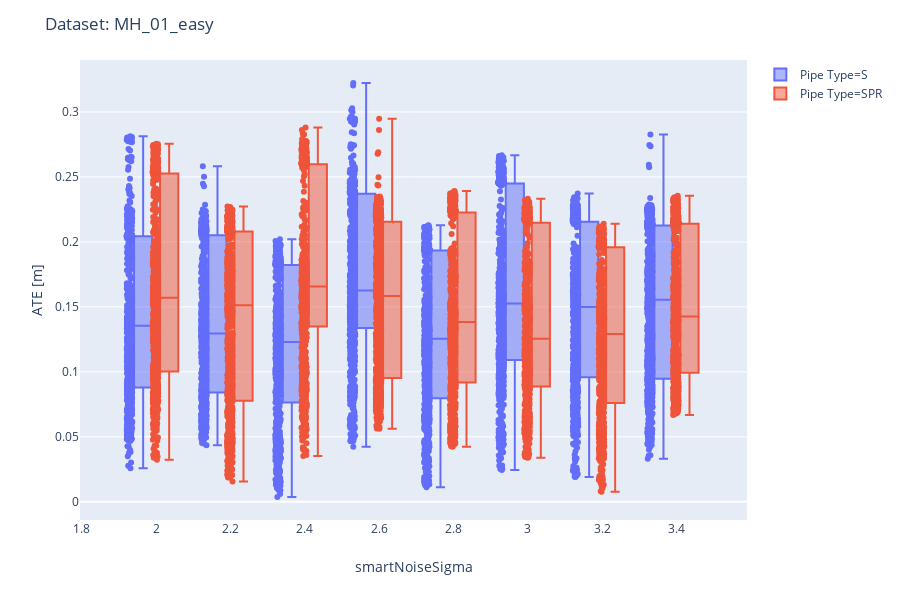
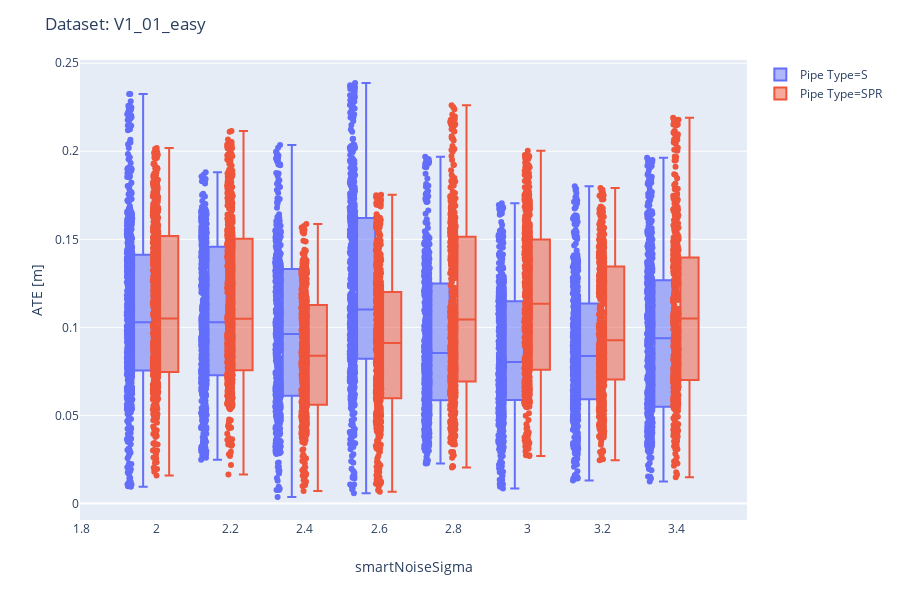

Notebook source saved alongside these figures, in order:
### Code cell
def boxplot(param_name, dataset_name, tidy):
    tidy.set_index(['Param Value', 'Pipe Type'], inplace = True)
    tidy_2 = tidy['ATE errors'].apply(lambda x: pd.Series(x)).stack().reset_index(level=2, drop=True).to_frame('ATE errors')
    tidy_2.reset_index(level=['Pipe Type', 'Param Value'], drop=False, inplace=True)
    tidy_2.rename(columns={'Param Value': param_name}, inplace=True)
    fig = px.box(tidy_2, x=param_name, y="ATE errors", points="all", color="Pipe Type")

    fig.update_layout(
    title=go.layout.Title(
        text="Dataset: " + dataset_name
    ),
    xaxis=go.layout.XAxis(
        title=go.layout.xaxis.Title(
            text=param_name
        )
    ),
    yaxis=go.layout.YAxis(
        title=go.layout.yaxis.Title(
            text="ATE [m]"
            )
        )
    )
    
    fig.show()
#result = [(x,y) for x in df.index.levels[0] for y in df.index.levels[1]]
result = [boxplot(x, y, df.loc[x].loc[y]) for x in df.index.levels[0] for y in df.index.levels[1]]

### Figure 1 — Plotly figure (JSON) as saved in the notebook; plotly's stock layout.template omitted (floating-point values rounded to 4 significant figures; data arrays with more than 128 entries replaced by an {"elided": "..."} marker saying what was removed)
{"data": [{"alignmentgroup": "True", "boxpoints": "all", "hoverlabel": {"namelength": 0}, "hovertemplate": "Pipe Type=S<br>smartNoiseSigma=%{x}<br>ATE errors=%{y}", "legendgroup": "Pipe Type=S", "marker": {"color": "#636efa"}, "name": "Pipe Type=S", "notched": false, "offsetgroup": "Pipe Type=S", "orientation": "v", "showlegend": true, "type": "box", "x": {"elided": "6800 float values"}, "x0": " ", "xaxis": "x", "y": {"elided": "6800 float values"}, "y0": " ", "yaxis": "y"}, {"alignmentgroup": "True", "boxpoints": "all", "hoverlabel": {"namelength": 0}, "hovertemplate": "Pipe Type=SPR<br>smartNoiseSigma=%{x}<br>ATE errors=%{y}", "legendgroup": "Pipe Type=SPR", "marker": {"color": "#EF553B"}, "name": "Pipe Type=SPR", "notched": false, "offsetgroup": "Pipe Type=SPR", "orientation": "v", "showlegend": true, "type": "box", "x": {"elided": "6800 float values"}, "x0": " ", "xaxis": "x", "y": {"elided": "6800 float values"}, "y0": " ", "yaxis": "y"}], "layout": {"boxmode": "group", "height": 600, "legend": {"tracegroupgap": 0}, "margin": {"t": 60}, "title": {"text": "Dataset: MH_01_easy"}, "xaxis": {"title": {"text": "smartNoiseSigma"}}, "yaxis": {"title": {"text": "ATE [m]"}}}}

### Figure 2 — Plotly figure (JSON) as saved in the notebook; plotly's stock layout.template omitted (floating-point values rounded to 4 significant figures; data arrays with more than 128 entries replaced by an {"elided": "..."} marker saying what was removed)
{"data": [{"alignmentgroup": "True", "boxpoints": "all", "hoverlabel": {"namelength": 0}, "hovertemplate": "Pipe Type=S<br>smartNoiseSigma=%{x}<br>ATE errors=%{y}", "legendgroup": "Pipe Type=S", "marker": {"color": "#636efa"}, "name": "Pipe Type=S", "notched": false, "offsetgroup": "Pipe Type=S", "orientation": "v", "showlegend": true, "type": "box", "x": {"elided": "5256 float values"}, "x0": " ", "xaxis": "x", "y": {"elided": "5256 float values"}, "y0": " ", "yaxis": "y"}, {"alignmentgroup": "True", "boxpoints": "all", "hoverlabel": {"namelength": 0}, "hovertemplate": "Pipe Type=SPR<br>smartNoiseSigma=%{x}<br>ATE errors=%{y}", "legendgroup": "Pipe Type=SPR", "marker": {"color": "#EF553B"}, "name": "Pipe Type=SPR", "notched": false, "offsetgroup": "Pipe Type=SPR", "orientation": "v", "showlegend": true, "type": "box", "x": {"elided": "5256 float values"}, "x0": " ", "xaxis": "x", "y": {"elided": "5256 float values"}, "y0": " ", "yaxis": "y"}], "layout": {"boxmode": "group", "height": 600, "legend": {"tracegroupgap": 0}, "margin": {"t": 60}, "title": {"text": "Dataset: V1_01_easy"}, "xaxis": {"title": {"text": "smartNoiseSigma"}}, "yaxis": {"title": {"text": "ATE [m]"}}}}
